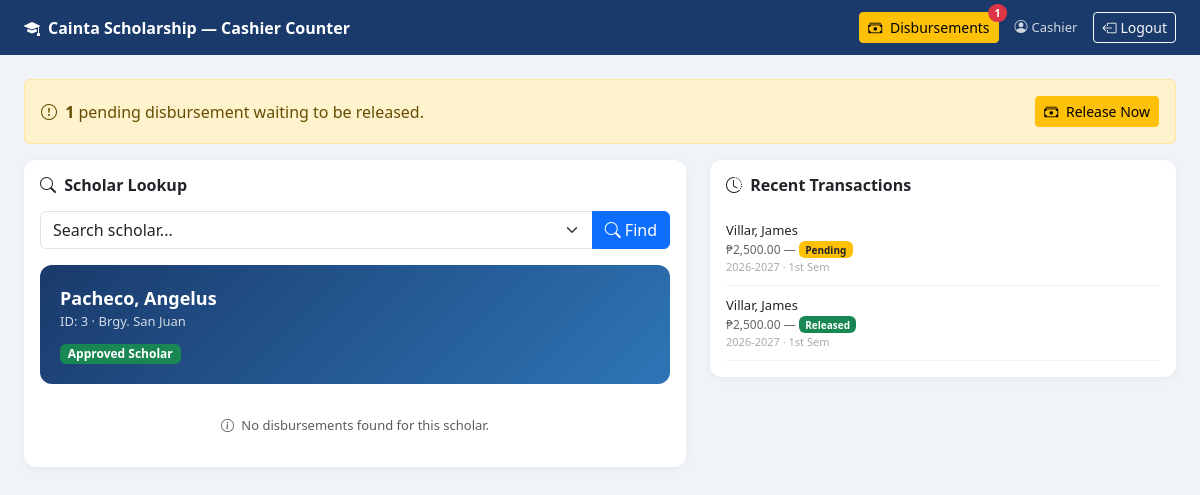
Before: /cashier/dashboard.php?scholar_id=3 (signed in) with the older database file.
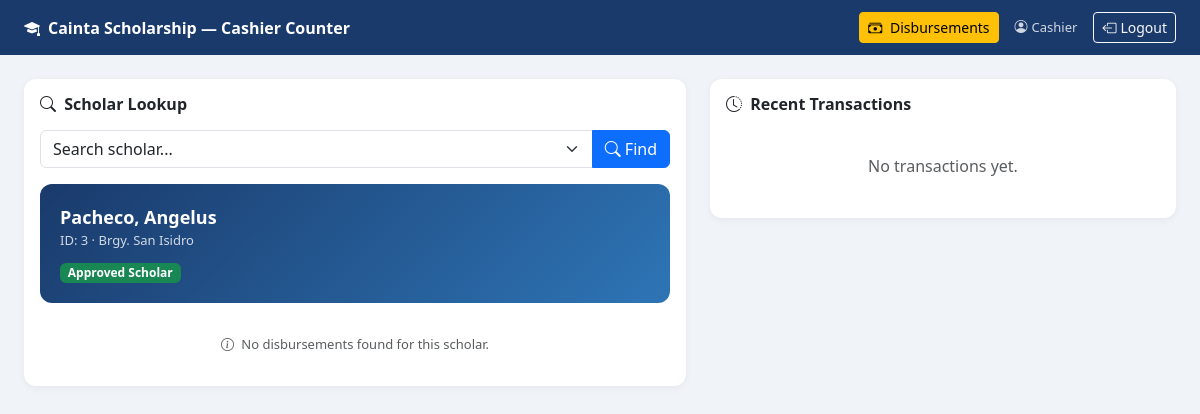
After: the same page with the newer database file.
### tables this page shows
CREATE TABLE `students` (
  `student_id` int(11) NOT NULL,
  `first_name` varchar(50) NOT NULL,
  `last_name` varchar(50) NOT NULL,
  `middle_name` varchar(50) DEFAULT NULL,
  `email` varchar(100) NOT NULL,
  `password` varchar(255) NOT NULL,
  `contact_no` varchar(20) DEFAULT NULL,
  `address` text DEFAULT NULL,
  `barangay` varchar(100) DEFAULT NULL,
  `birthdate` date DEFAULT NULL,
  `gender` enum('Male','Female') DEFAULT NULL,
  `is_active` tinyint(4) DEFAULT 1,
  `created_at` timestamp NOT NULL DEFAULT current_timestamp(),
  `is_archived` tinyint(4) DEFAULT 0,
  `archived_at` timestamp NULL DEFAULT NULL,
  `archive_reason` varchar(255) DEFAULT NULL
);

CREATE TABLE `disbursements` (
  `disbursement_id` int(11) NOT NULL,
  `scholar_id` int(11) NOT NULL,
  `school_year` varchar(20) DEFAULT NULL,
  `semester` enum('1st','2nd') DEFAULT NULL,
  `amount` decimal(10,2) DEFAULT NULL,
  `status` enum('pending','released') DEFAULT 'pending',
  `released_by` int(11) DEFAULT NULL,
  `released_at` timestamp NULL DEFAULT NULL,
  `created_at` timestamp NOT NULL DEFAULT current_timestamp()
);

### cashier/dashboard.php (the view, shortened to what the changed rows need)
<?php
require_once '../includes/db.php';
$scholar = null;
if(isset($_GET['scholar_id']) && $_GET['scholar_id']) {
    $stmt = $pdo->prepare("SELECT s.*, a.status as app_status FROM students s LEFT JOIN applications a ON s.student_id = a.scholar_id AND a.status = 'approved' WHERE s.student_id = ?");
    $stmt->execute([$_GET['scholar_id']]);
    $scholar = $stmt->fetch();
}
$pending_count = $pdo->query("SELECT COUNT(*) FROM disbursements WHERE status='pending'")->fetchColumn();
$transactions = $pdo->query("
    SELECT d.*, s.first_name, s.last_name, s.barangay
    FROM disbursements d
    LEFT JOIN students s ON d.scholar_id = s.student_id
    ORDER BY d.created_at DESC
    LIMIT 10
")->fetchAll();
?>
<!DOCTYPE html>
<html lang="en">
<head>
    <link href="https://cdn.jsdelivr.net/npm/bootstrap@5.3.0/dist/css/bootstrap.min.css" rel="stylesheet">
    <link href="https://cdn.jsdelivr.net/npm/bootstrap-icons@1.10.0/font/bootstrap-icons.css" rel="stylesheet">
</head>
<body>
<div class="topbar">
    <div class="topbar-right d-flex align-items-center gap-3">
        <a href="../admin/disbursements.php" class="btn btn-warning btn-sm position-relative">
            <i class="bi bi-cash-stack me-1"></i> Disbursements
            <?php if($pending_count > 0): ?>
            <span class="position-absolute top-0 start-100 translate-middle badge rounded-pill bg-danger">
                <?= $pending_count ?>
            </span>
            <?php endif; ?>
        </a>
    </div>
</div>
<div class="main-content">
    <?php if($pending_count > 0): ?>
    <div class="alert alert-warning d-flex align-items-center justify-content-between">
        <div>
            <i class="bi bi-exclamation-circle me-1"></i>
            <strong><?= $pending_count ?></strong> pending disbursement<?= $pending_count > 1 ? 's' : '' ?> waiting to be released.
        </div>
        <a href="../admin/disbursements.php" class="btn btn-warning btn-sm">
            <i class="bi bi-cash-stack me-1"></i> Release Now
        </a>
    </div>
    <?php endif; ?>
    <div class="row g-4">
        <div class="col-md-7">
            <div class="card">
                <div class="card-body">
                    <?php if($scholar): ?>
                    <div class="scholar-card">
                        <div style="font-size:18px; font-weight:600;"><?= htmlspecialchars($scholar['last_name'] . ', ' . $scholar['first_name']) ?></div>
                        <div style="opacity:0.8; font-size:13px;">ID: <?= $scholar['student_id'] ?> · <?= htmlspecialchars($scholar['barangay']) ?></div>
                        <div class="mt-2"><span class="badge bg-success">Approved Scholar</span></div>
                    </div>
                    <?php
                    $scholar_disb = $pdo->prepare("SELECT * FROM disbursements WHERE scholar_id=? ORDER BY created_at DESC");
                    $scholar_disb->execute([$scholar['student_id']]);
                    $scholar_disbursements = $scholar_disb->fetchAll();
                    ?>
                    <?php if(!empty($scholar_disbursements)): ?>
                    <h6 class="fw-bold mb-2">Disbursements for this Scholar</h6>
                    <table class="table table-sm table-bordered align-middle">
                        <thead class="table-light">
                            <tr><th>School Year</th><th>Sem</th><th>Amount</th><th>Status</th><th>Action</th></tr>
                        </thead>
                        <tbody>
                        <?php foreach($scholar_disbursements as $sd): ?>
                        <tr>
                            <td><?= $sd['school_year'] ?></td>
                            <td><?= $sd['semester'] ?></td>
                            <td>₱<?= number_format($sd['amount'], 2) ?></td>
                            <td>
                                <span class="badge <?= $sd['status']=='released' ? 'bg-success' : 'bg-warning text-dark' ?>">
                                    <?= ucfirst($sd['status']) ?>
                                </span>
                            </td>
                            <td>
                                <?php if($sd['status'] == 'pending'): ?>
                                <a href="../admin/disbursements.php?release=<?= $sd['disbursement_id'] ?>"
                                    class="btn btn-sm btn-success"
                                    onclick="return confirm('Release ₱<?= number_format($sd['amount'],2) ?> for this scholar?')">
                                    <i class="bi bi-check-circle me-1"></i> Release
                                </a>
                                <?php else: ?>
                                <span class="text-muted" style="font-size:12px;"><i class="bi bi-check2-all"></i> Done</span>
                                <?php endif; ?>
                            </td>
                        </tr>
                        <?php endforeach; ?>
                        </tbody>
                    </table>
                    <?php else: ?>
                    <div class="text-center text-muted py-3" style="font-size:13px;">
                        <i class="bi bi-info-circle me-1"></i> No disbursements found for this scholar.
                    </div>
                    <?php endif; ?>
                    <?php endif; ?>
                </div>
            </div>
        </div>
        <div class="col-md-5">
            <div class="card">
                <div class="card-body">
                    <h6 class="fw-bold mb-3"><i class="bi bi-clock-history me-1"></i> Recent Transactions</h6>
                    <?php if(empty($transactions)): ?>
                    <div class="text-center text-muted py-4">No transactions yet.</div>
                    <?php else: ?>
                    <?php foreach($transactions as $t): ?>
                    <div style="border-bottom: 1px solid #f0f0f0; padding: 10px 0;">
                        <div style="font-size:13px; font-weight:500;">
                            <?= htmlspecialchars($t['last_name'] . ', ' . $t['first_name']) ?>
                        </div>
                        <div style="font-size:12px; color:#666;">
                            ₱<?= number_format($t['amount'], 2) ?> —
                            <span class="badge <?= $t['status']=='released' ? 'bg-success' : 'bg-warning text-dark' ?>" style="font-size:10px;">
                                <?= ucfirst($t['status']) ?>
                            </span>
                        </div>
                        <div style="font-size:11px; color:#aaa;">
                            <?= $t['school_year'] ?> · <?= $t['semester'] ?> Sem
                        </div>
                    </div>
                    <?php endforeach; ?>
                    <?php endif; ?>
                </div>
            </div>
        </div>
    </div>
</div>
</body>
</html>

Changed rows visible on the page:
removed disbursements: students.last_name+first_name "Villar, James", amount "2,500.00", status "Pending", school_year "2026-2027", semester "1st"
removed disbursements: students.last_name+first_name "Villar, James", amount "2,500.00", status "Released", school_year "2026-2027", semester "1st"
changed students "Pacheco, Angelus": barangay "Brgy. San Juan" → "Brgy. San Isidro"
Other visible differences:
$pending_count: "1" → (not shown)
text no longer shown: "pending disbursement waiting to be released. Release Now"
text now shown: "No transactions yet."
